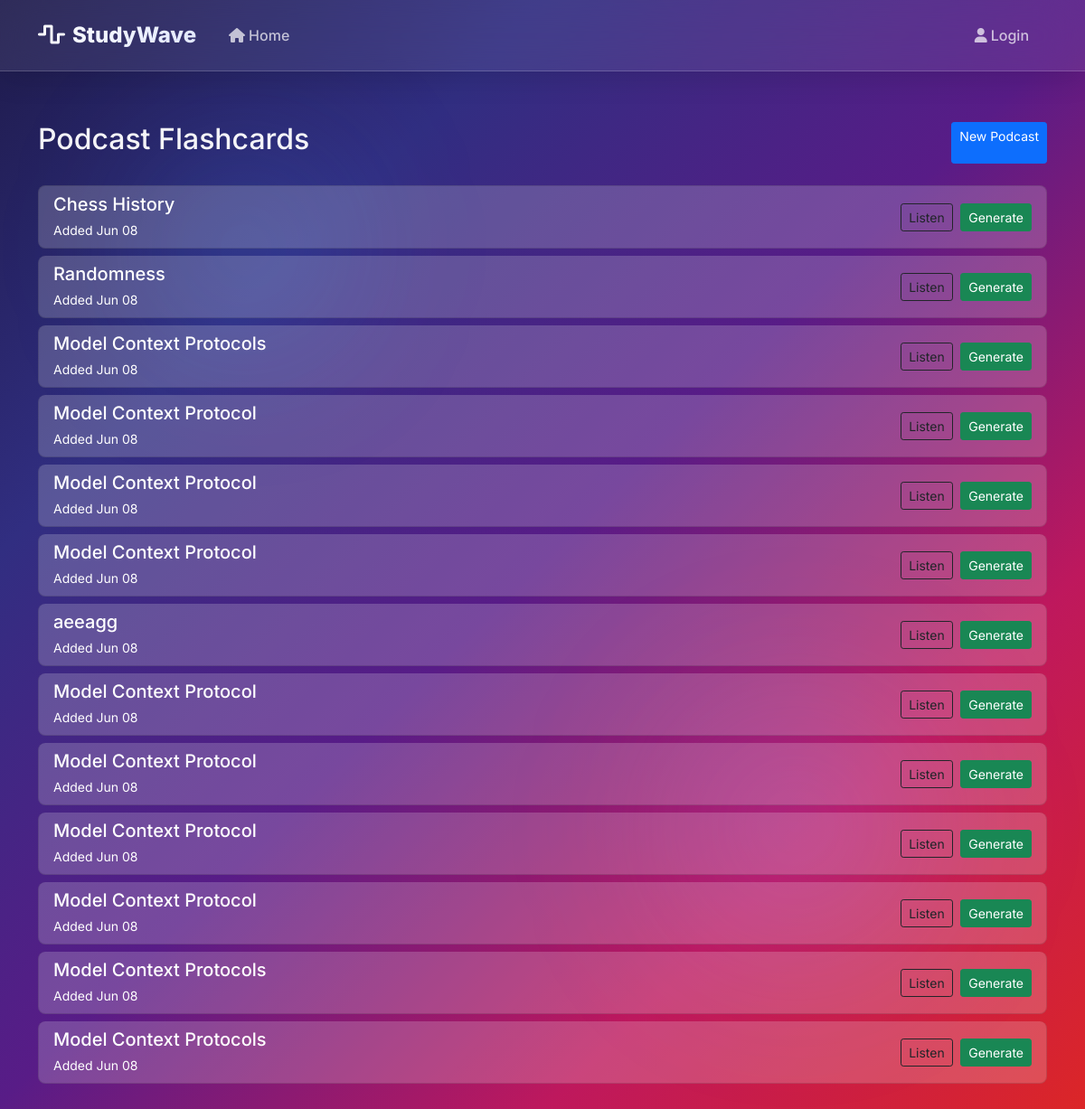
The app's page /flashcards/, older data.
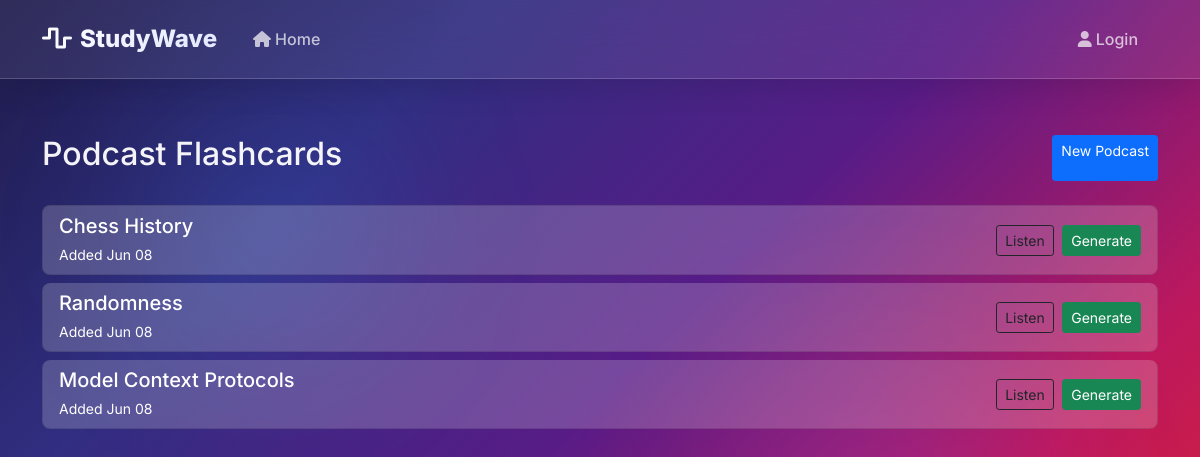
The same page, newer data.
### podcast/models.py (models this page shows)
class Podcast(models.Model):
    title = models.CharField(max_length=200)
    script = models.TextField()
    created_at = models.DateTimeField(auto_now_add=True)

### flashcards/views.py (the view)
# urls.py: path('', views.home, name='home'),
def home(request):
    podcasts = Podcast.objects.all().order_by('-created_at')
    for podcast in podcasts:
        try:
            podcast.flashcard_set = FlashcardSet.objects.filter(podcast=podcast).first()
        except:
            podcast.flashcard_set = None
    flashcard_sets = FlashcardSet.objects.all().order_by('-created_at')
    context = {
        'podcasts': podcasts,
        'flashcard_sets': flashcard_sets,
    }
    return render(request, 'flashcards/home.html', context)

### flashcards/templates/flashcards/home.html (shortened to what this page needs)
{% extends 'flashcards/base.html' %}
{% block content %}
<div class="container mt-4">
    <div class="d-flex justify-content-between mb-4">
        <h2>Podcast Flashcards</h2>
        <a href="/create-podcast/" class="btn btn-primary btn-sm">New Podcast</a>
    </div>
    <div class="list-group">
        {% for podcast in podcasts %}
        <div class="list-group-item mb-2" style="background-color: rgba(248, 249, 250, 0.2); border-radius: 0.5rem; color:white">
            <div class="d-flex justify-content-between align-items-center">
                <div>
                    <h5 class="mb-1" style="color:white">{{ podcast.title }}</h5>
                    <small class="text-muted" style="color:white !important">Added {{ podcast.created_at|date:"M d" }}</small>
                </div>
                <div>
                    <a href="{% url 'flashcards:podcast_redirect' podcast.id %}"
                       class="btn btn-outline-dark btn-sm me-1">
                        Listen
                    </a>
                    {% if podcast.flashcard_set %}
                    <a href="{% url 'flashcards:set_detail' podcast.flashcard_set.id %}"
                       class="btn btn-primary btn-sm">
                        Flashcards ({{ podcast.flashcard_set.flashcards.count }})
                    </a>
                    {% else %}
                    <button class="btn btn-success btn-sm generate-btn"
                            data-podcast-id="{{ podcast.id }}"
                            data-podcast-title="{{ podcast.title }}">
                        Generate
                    </button>
                    {% endif %}
                </div>
            </div>
        </div>
        {% endfor %}
    </div>
</div>
{% endblock %}

### flashcards/templates/flashcards/base.html (shortened to what this page needs)
<!DOCTYPE html>
<html lang="en">
<head>
    <link href="https://cdnjs.cloudflare.com/ajax/libs/bootstrap/5.1.3/css/bootstrap.min.css" rel="stylesheet">
    <link href="https://cdnjs.cloudflare.com/ajax/libs/font-awesome/6.0.0/css/all.min.css" rel="stylesheet">
</head>
<body>
    <nav class="navbar navbar-expand-lg" style="width: 100%">
        <div class="container">
            <a class="navbar-brand" href="{% url 'flashcards:sets_list' %}">
                <i class="fas fa-wave-square me-2"></i>StudyWave
            </a>
            <div class="collapse navbar-collapse" id="navbarNav">
                <ul class="navbar-nav me-auto">
                    <li class="nav-item">
                        <a class="nav-link" href="{% url 'flashcards:home' %}">
                            <i class="fas fa-home me-1"></i>Home
                        </a>
                    </li>
                </ul>
                <ul class="navbar-nav">
                    {% if user.is_authenticated %}
                    <li class="nav-item">
                        <span class="nav-link">
                            <i class="fas fa-user me-1"></i>{{ user.username }}
                        </span>
                    </li>
                    {% else %}
                    <li class="nav-item">
                        <a class="nav-link" href="#">
                            <i class="fas fa-user me-1"></i>Login
                        </a>
                    </li>
                    {% endif %}
                </ul>
            </div>
        </div>
    </nav>
    <main class="container main-container">
        {% block content %}{% endblock %}
    </main>
</body>
</html>

### flashcards/templates/flashcards/base.html (style rules this page uses)
:root { --glass-bg: rgba(255, 255, 255, 0.08); --glass-hover: rgba(255, 255, 255, 0.12); --glass-border: rgba(255, 255, 255, 0.18); --glass-shadow: 0 8px 32px rgba(0, 0, 0, 0.12); --glass-shadow-hover: 0 16px 48px rgba(0, 0, 0, 0.18); --text-primary: rgba(255, 255, 255, 0.95); --text-secondary: rgba(255, 255, 255, 0.7); --text-muted: rgba(255, 255, 255, 0.5); --accent-blue: #3b82f6; --accent-purple: #8b5cf6; --accent-pink: #ec4899; --border-radius: 16px; --border-radius-lg: 24px; }
* { margin: 0; padding: 0; box-sizing: border-box; }
body { font-family: 'Inter', -apple-system, BlinkMacSystemFont, sans-serif; background: linear-gradient(135deg, #1e1b4b 0%, #312e81 25%, #581c87 50%, #be185d 75%, #dc2626 100%); min-height: 100vh; overflow-x: hidden; position: relative; color: var(--text-primary); }
body::before, body::after { content: ''; position: fixed; border-radius: 50%; filter: blur(80px); z-index: -1; animation: float 20s ease-in-out infinite; }
body::before { width: 300px; height: 300px; background: radial-gradient(circle, rgba(59, 130, 246, 0.3) 0%, transparent 70%); top: 10%; left: 10%; animation-delay: 0s; }
body::after { width: 400px; height: 400px; background: radial-gradient(circle, rgba(139, 92, 246, 0.3) 0%, transparent 70%); bottom: 10%; right: 10%; animation-delay: -10s; }
.navbar { background: var(--glass-bg); backdrop-filter: blur(24px); -webkit-backdrop-filter: blur(24px); border-bottom: 1px solid var(--glass-border); box-shadow: var(--glass-shadow); padding: 1rem 0; }
.navbar-brand { font-weight: 800; font-size: 1.5rem; color: var(--text-primary); text-decoration: none; background: linear-gradient(135deg, #fff 0%, #e0e7ff 100%); -webkit-background-clip: text; background-clip: text; -webkit-text-fill-color: transparent; }
.nav-link { color: var(--text-secondary) !important; font-weight: 500; transition: all 0.3s ease; border-radius: 8px; padding: 0.5rem 1rem !important; margin: 0 0.25rem; }
.main-container { padding: 2rem 0; min-height: calc(100vh - 80px); }

Row changes from the older to the newer data that the page shows:
removed Podcast: title "Model Context Protocol", created_at "Jun 08"
removed Podcast: title "Model Context Protocol", created_at "Jun 08"
removed Podcast: title "Model Context Protocol", created_at "Jun 08"
removed Podcast: title "aeeagg", created_at "Jun 08"
removed Podcast: title "Model Context Protocol", created_at "Jun 08"
removed Podcast: title "Model Context Protocol", created_at "Jun 08"
removed Podcast: title "Model Context Protocol", created_at "Jun 08"
removed Podcast: title "Model Context Protocol", created_at "Jun 08"
removed Podcast: title "Model Context Protocols", created_at "Jun 08"
removed Podcast: title "Model Context Protocols", created_at "Jun 08"
